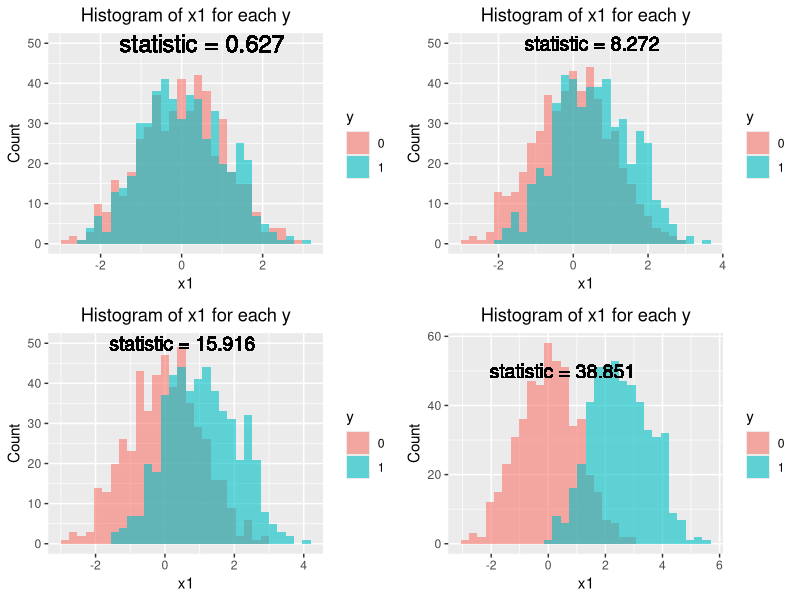

This figure's R source:
# check if thelibraries are installed, otherwise install
if (!requireNamespace("GGally")) {
  install.packages("GGally")
}
if (!requireNamespace("ggplot2")) {
  install.packages("ggplot2")
}
if (!requireNamespace("mvtnorm")) {
  install.packages("mvtnorm")
}
if (!requireNamespace("gridExtra")) {
  install.packages("gridExtra")
}
if (!requireNamespace("ggpubr")) {
  install.packages("ggpubr")
}

library(gridExtra)
library(GGally)
library(ggplot2)
library(mvtnorm)

create_classification_task<- function(covariance_matrix,n_data,means){
  y = c(rep(1,n_data/2),rep(0,n_data/2))
  x = rmvnorm(n_data,
            mean = means,
            sigma = covariance_matrix
            )
  return(list(x=x,y=y))
}


#Parameters
variance=1
n_data=1000

####### INTRA CLASS COVARIANCE EXAMPLE ########
# Create a multi-variate  normal distribution with high covariance
covariance_matrix = matrix(c(variance,0,0,variance),ncol= 2)

results = create_classification_task(covariance_matrix = covariance_matrix,
                           n_data = n_data,
                           means = c(0,0)
                           )
x1 = results$x[, 1]
x2 = results$x[, 2]
y = results$y
# constant in direction of covariance
x1[y==1] = x1[y==1]+0*variance

# Create a dataframe with x and y
data = data.frame(x1=x1,x2=x2,y=y)
data$y = as.factor(data$y)

#calculate the t test for x1 and y and extract the p value
t_test = t.test(data[data$y==1,]$x1,data[data$y==0,]$x1)
statistic0= t_test$statistic
# Plot histogram of x1 for each y and add the p value in some text
p0 <- ggplot(data, aes(x = x1, fill = y)) +
  geom_histogram(alpha = 0.6, position = "identity") +
  theme(plot.title = element_text(hjust = 0.5)) +
  labs(title = "Histogram of x1 for each y", x = "x1", y = "Count") +
  geom_text(aes(x = 0.5, y = 50, label = paste("statistic =", round(statistic0, 3))), size = 6)

x1 = results$x[, 1]
x2 = results$x[, 2]
y = results$y
# constant in direction of covariance
x1[y==1] = x1[y==1]+0.5*variance

# Create a dataframe with x and y
data = data.frame(x1=x1,x2=x2,y=y)
data$y = as.factor(data$y)

#calculate the t test for x1 and y and extract the p value
t_test = t.test(data[data$y==1,]$x1,data[data$y==0,]$x1)
statistic05 = t_test$statistic

# Plot histogram of x1 for each y and add the p value in some text
p5 <- ggplot(data, aes(x = x1, fill = y)) +
  geom_histogram(alpha = 0.6, position = "identity") +
  theme(plot.title = element_text(hjust = 0.5)) +
  labs(title = "Histogram of x1 for each y", x = "x1", y = "Count") +
  geom_text(aes(x = 0.5, y = 50, label = paste("statistic =", round(statistic05, 3))), size = 5)


x1 = results$x[, 1]
x2 = results$x[, 2]
y = results$y
# constant in direction of covariance
x1[y==1] = x1[y==1]+1*variance

# Create a dataframe with x and y
data = data.frame(x1=x1,x2=x2,y=y)
data$y = as.factor(data$y)

#calculate the t test for x1 and y and extract the p value
t_test = t.test(data[data$y==1,]$x1,data[data$y==0,]$x1)
statistic10 = t_test$statistic

# Plot histogram of x1 for each y and add the p value in some text
p10 <- ggplot(data, aes(x = x1, fill = y)) +
  geom_histogram(alpha = 0.6, position = "identity") +
  theme(plot.title = element_text(hjust = 0.5)) +
  labs(title = "Histogram of x1 for each y", x = "x1", y = "Count") +
  geom_text(aes(x = 0.5, y = 50, label = paste("statistic =", round(statistic10, 3))), size = 5)

x1 = results$x[, 1]
x2 = results$x[, 2]
y = results$y
# constant in direction of covariance
x1[y==1] = x1[y==1]+2.5*variance

# Create a dataframe with x and y
data = data.frame(x1=x1,x2=x2,y=y)
data$y = as.factor(data$y)

#calculate the t test for x1 and y and extract the p value
t_test = t.test(data[data$y==1,]$x1,data[data$y==0,]$x1)
statistic25 = t_test$statistic

# Plot histogram of x1 for each y and add the p value in some text
p25 <- ggplot(data, aes(x = x1, fill = y)) +
  geom_histogram(alpha = 0.6, position = "identity") +
  theme(plot.title = element_text(hjust = 0.5)) +
  labs(title = "Histogram of x1 for each y", x = "x1", y = "Count") +
  geom_text(aes(x = 0.5, y = 50, label = paste("statistic =", round(statistic25, 3))), size = 5)

# Create one plot with the 4 histogram

grid= grid.arrange(p0,p5,p10,p25, ncol=2, nrow=2)

#save the plot
ggsave("slides/feature-selection/figure/fs-t-test.png", grid, width = 20, height = 20, units = "cm")
